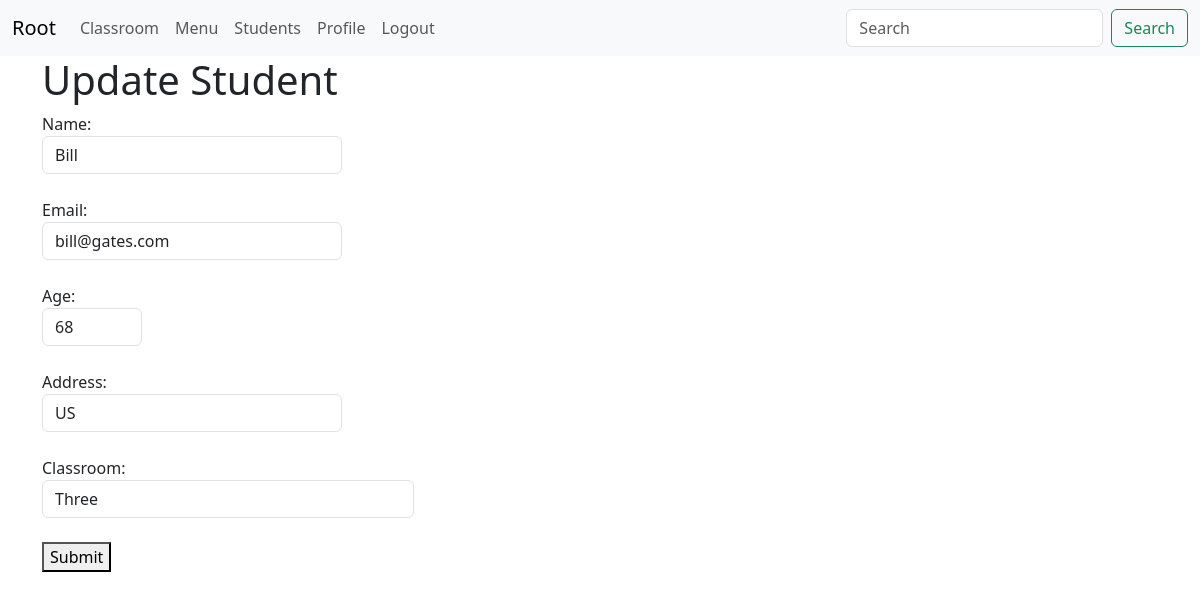
The page /crud/update-student/2/ (signed in) on the database as committed earlier.
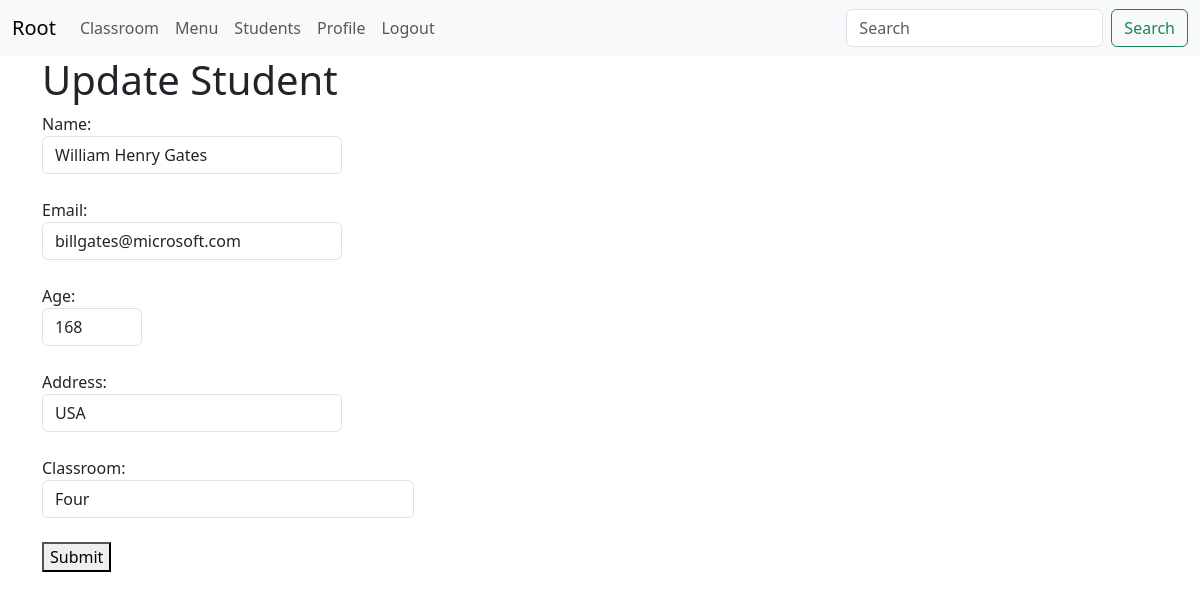
The same page on the database as committed later.
### crud/models.py (models this page shows)
class Student(models.Model):
    name = models.CharField(max_length=20)
    email = models.EmailField(max_length=40)
    age = models.IntegerField()
    address = models.CharField(max_length=20)
    classroom = models.ForeignKey(ClassRoom, on_delete=models.CASCADE)

### crud/views.py (the view, shortened to what this page needs)
# urls.py: path('update-student/<int:id>/', update_student, name='update_student'),
@login_required
def update_student(request, id):
    student = Student.objects.get(id=id)
    classrooms = ClassRoom.objects.all()
    return render(request, template_name="crud/update_student.html", context={"student": student, "classrooms": classrooms})

### crud/templates/crud/update_student.html (shortened to what this page needs)
{% extends 'core/base.html' %}
{% block content %}
    <h1>Update Student</h1>
    <form method="post" action="{% url 'update_student' student.id %}">
    Name:<br>
    <input value="{{ student.name }}" class="form form-control" name="name" style="width:300px"><br>
    Email:<br>
    <input value="{{ student.email }}" class="form form-control" name="email" style="width:300px"><br>
    Age:<br>
    <input value="{{ student.age }}" class="form form-control" name="age" style="width:100px"><br>
    Address:<br>
    <input value="{{ student.address }}" class="form form-control" name="address" style="width:300px"><br>
     <div class="form-group col-md-4">
      <label for="inputState">Classroom:</label>
      <select id="inputState" class="form-control" name="classroom">
          {% for classroom in classrooms %}
            {% if classroom.id == student.classroom.id %}
                <option selected value="{{classroom.id}}">{{classroom.name}}</option>
            {% else %}
                <option value="{{classroom.id}}">{{classroom.name}}</option>
            {% endif %}
          {% endfor %}
      </select>
    </div><br>
    <button type="submit">Submit</button>
</form>
{% endblock %}

Rows that differ between the two databases and show on the page:
changed Student: name "Bill" → "William Henry Gates"; email "bill@gates.com" → "billgates@microsoft.com"; age "68" → "168"; address "US" → "USA"
Other text that changed with them:
form field classroom: "Three" → "Four"
